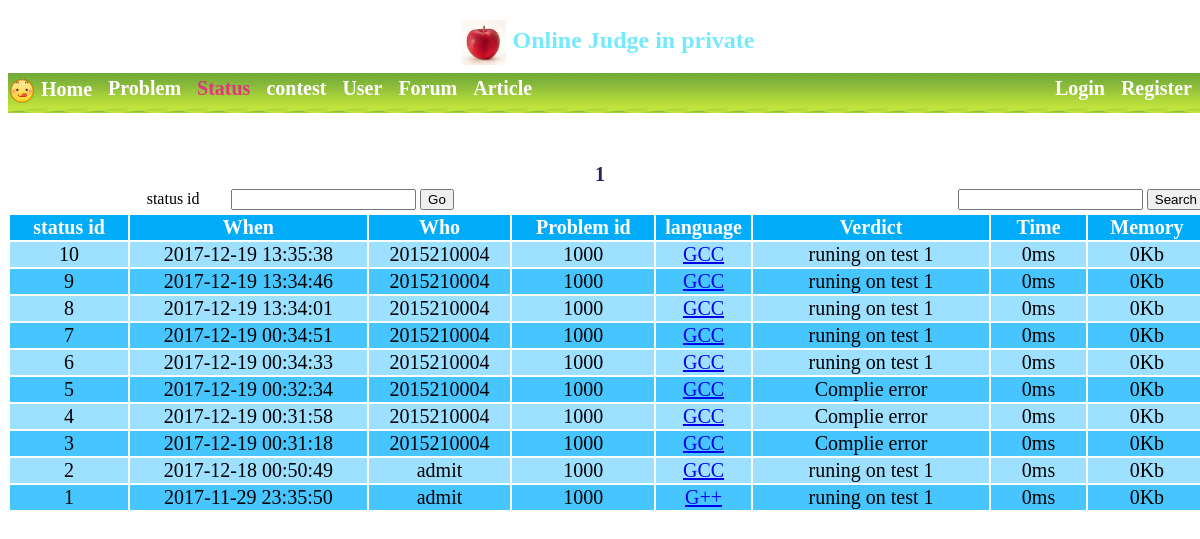
Page /Status.php on the earlier database version.
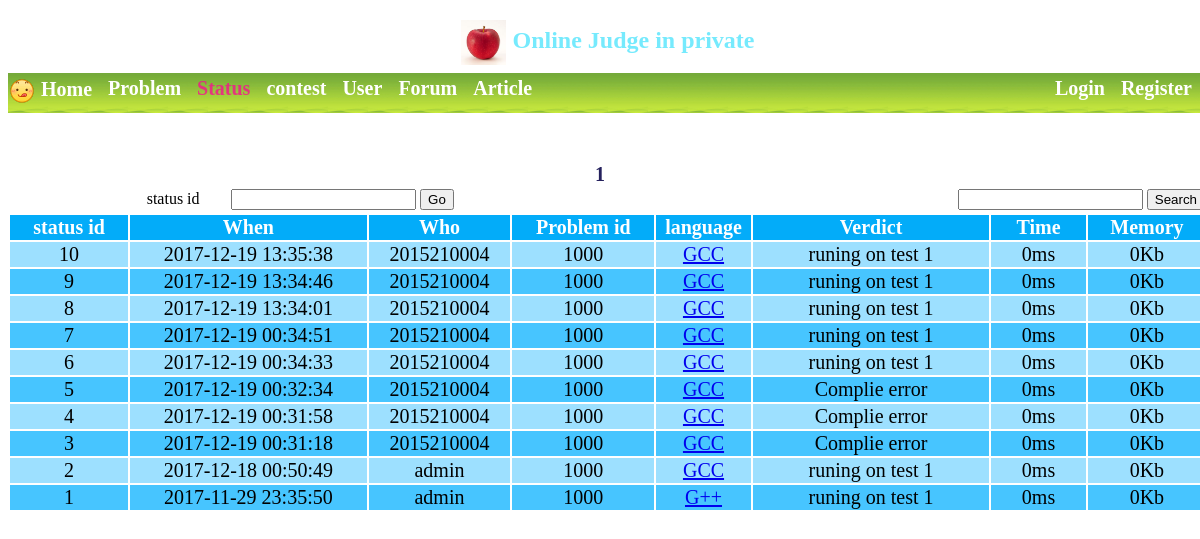
Same page on the later database version.
### tables this page shows
CREATE TABLE IF NOT EXISTS `pro_submit` (
  `id` int(11) NOT NULL,
  `pro_id` int(11) NOT NULL,
  `language` int(11) NOT NULL,
  `result` int(11) NOT NULL,
  `u_time` int(11) NOT NULL,
  `u_memory` int(11) NOT NULL,
  `user_id` int(11) NOT NULL,
  `_date` datetime NOT NULL,
  `huck` int(11) NOT NULL,
  `code` varchar(20000) NOT NULL,
  `compile` varchar(900) NOT NULL,
  PRIMARY KEY (`id`)
);

CREATE TABLE IF NOT EXISTS `user_information` (
  `id` int(11) NOT NULL,
  `user_name` varchar(20) NOT NULL,
  `nike_name` varchar(20) NOT NULL,
  `password` varchar(100) NOT NULL,
  `authority` int(11) NOT NULL,
  `register_time` datetime NOT NULL,
  `last_loading_time` datetime NOT NULL,
  PRIMARY KEY (`id`),
  UNIQUE KEY `user_name` (`user_name`)
);

### Php/Status.php (called while the page is built, shortened)
<?php
	function get_language($id){
		if ( $id == 1 ){
			return "GCC";
		}
		if ( $id == 2 ) {
			return "G++";
		}
		return "connect error";
	}
	function get_verdict($id){
		if ($id == 8) {
			return "Complie error";
		}
		$p2 = "";
		if ($id >= 3000) {
			$t_id = $id % 1000;
			$p2 = " on test " . $t_id;
			$id = (int)($id / 1000);
		}
		$p1 = "";
		if ($id == 3) {
			$p1 = "Output Limit";
		}elseif ($id == 4) {
			$p1 = "Runtime Error";
		}elseif ($id == 5) {
			$p1 = "Memory Limit Exceeded";
		}elseif ($id == 6) {
			$p1 = "Time Limit Exceeded";
		}elseif ($id == 7) {
			$p1 = "Wrong Answer";
		}elseif ($id == 9) {
			$p1 = "runing";
		}
		return $p1. "" . $p2;
	}
	function get_id_name($conn,$u_id){
		$sql = "SELECT * FROM user_information WHERE id = '$u_id'";
		$result = mysqli_query($conn,$sql);
		while ($row = mysqli_fetch_array($result)) {
			return $row['user_name'];
		}
		return "connect error";
	}
	function get_status_number($conn){
		$sql = "SELECT * FROM web_number_information WHERE id = '5'";
		$result = mysqli_query($conn,$sql);
		while ($row = mysqli_fetch_array($result)) {
			return $row['next_numbers'];
		}
		return 1;
	}
?>

### Html/Status.php (the view, shortened to what this page needs)
<?php
	include "../Php/Public_1.php";
	include '../Php/Status.php';
?>
<!DOCTYPE html>
<html>
<head>
	<link rel="stylesheet" type="text/css" href="../Css/Home.css">
	<link rel="stylesheet" type="text/css" href="../Css/public_1.css">
	<link rel="stylesheet" type="text/css" href="../Css/problem.css">
</head>
<body>
	<div id="package">
		<div id="head">
			<h2>
				<img id = "position_photo"  class="width_45" src="../photo/head2.jpg">
				<span class="_blue_1">Online Judge in private</span>
			</h2>
		</div>
		<div id="menu_backgound">
			<a href="index.php" class="menu_label_1 menu_a">
				<img id = "position_photo" src="../photo/display1.png">
				Home
			</a>
			<a href="problem.php" class="menu_label_1 menu_a">
				Problem
			</a>
			<a href="Status.php" class="menu_label_1 menu_a new_color_imp">
				Status
			</a>
			<a href="Contest.php" class="menu_label_1 menu_a">
				contest
			</a>
			<a href="user.php" class="menu_label_1 menu_a">
				User
			</a>
			<a href="forum.php" class="menu_label_1 menu_a">
				Forum
			</a>
			<a href="article.php" class="menu_label_1 menu_a">
				Article
			</a>
					<?php
				if( $GLOBALS['loading_user_flag'] ){
					?>
						<a href="index.php?out=1" class="menu_label_1 menu_a float_imp_right">
							Sign out
						</a>
						<a href="mypage.php" class="menu_label_1 menu_a float_imp_right">
							<?php echo $GLOBALS['loading_username']; ?>
						</a>
					<?php
				}else{
					?>
						<a href="register.php" class="menu_label_1 menu_a float_imp_right">
							Register
						</a>
						<a href="loading.php" class="menu_label_1 menu_a float_imp_right">
							Login
						</a>
					<?php
				}
			?>
		</div>
	</div>
	<div id="problem_main_backgound">
		<?php
			$page_number = get_status_number($conn);
			$page_number_have = (int)(($page_number+99)/100);
			for ($i=1; $i <=$page_number_have ; $i++) {
				?>
					<a href="Status.php?page=<?php echo($i) ?>" class="page_a">
						<?php echo $i; ?>
					</a>
				<?php
			}
		?>
		<table width="1200px" align="center">
			<tbody>
				<tr>
					<td width="10%"> </td>
					<form>
						<td width="10%">status id</td>
						<td colspan="2" width="15%"><input type="text" name="ser_pro_id"></td>
						<td width="10%" align="left"><input type="submit" name="submit" value="Go"></td>
					</form>
					<td colspan="3" width="40%"> </td>
					<form>
						<td><input type="text" name="ser_pro_title"></td>
						<td><input type="submit" name="submit" value="Search"></td>
					</form>
				</tr>
			</tbody>
		</table>
		<table width="1200px" align="center">
			<tbody>
				<tr class="first_table">
					<td width="10%">status id</td>
					<td width="20%">When</td>
					<td width="12%">Who</td>
					<td width="12%">Problem id</td>
					<td width="8%">language</td>
					<td>Verdict</td>
					<td width="8%">Time</td>
					<td width="10%">Memory</td>
				</tr>
				<?php
					$page_now = 1;
					$begin_id = $page_number - 100 * ($page_now - 1);
					$end_id = $begin_id - 101;
					if( $end_id < 0 ){
						$end_id = 0;
					}
					$sql = "SELECT * FROM pro_submit WHERE id <= '$begin_id' AND id >= '$end_id' order by id desc";
					$result = mysqli_query($conn,$sql);
					$here_row = 0;
					while ($row = mysqli_fetch_array($result)) {
						$here_row++;
						?>
							<tr class="<?php if($here_row%2==0){echo('odd_table');}else{echo('even_table');} ?>">
								<td><?php echo $row['id']; ?></td>
								<td><?php echo $row['_date']; ?></td>
								<td><?php echo get_id_name($conn,$row['user_id']); ?></td>
								<td><?php echo $row['pro_id']; ?></td>
								<td><a href="Status_display.php?pid=<?php echo($row['id']) ?>"><?php echo get_language($row['language']); ?></a></td>
								<td><?php echo get_verdict($row['result']); ?></td>
								<td><?php echo $row['u_time'] . "ms"; ?></td>
								<td><?php echo $row['u_memory'] . "Kb"; ?></td>
							</tr>
						<?php
					}
				?>
			</tbody>
		</table>
	</div>
</body>
</html>

### Css/Home.css (style rules this page uses)
body { background:url(../photo/Home.jpg); background-position: center top; background-size: 100% 100%; background-repeat: no-repeat; background-attachment: fixed; text-align: center; }

### Css/public_1.css (style rules this page uses)
#package { position: relative; width: 1200px; margin: 0 auto; }
#head { height: 53px; text-align: center; }
#menu_backgound { background: url(../photo/menu_1.jpg) repeat scroll; background-size: 40px 40px; font-weight: bold; height: 40px; text-align: left; width: 100%; z-index: 2; }
#position_photo { position: static; vertical-align: middle; }
.new_color_imp { color: #ff0097b8!important; }
._blue_1 { color: #76eafd; }
.menu_label_1 { float: left; padding-top: .25rem; padding-bottom: .25rem; margin-right: 1rem; font-size: 1.25rem; line-height: inherit; }
.menu_a { text-decoration: none; color: #fff; }
.float_imp_right { float: right!important; }
.width_45 { width: 45px; }
img { height: auto; border: 0; vertical-align: middle; }

### Css/problem.css (style rules this page uses)
#problem_main_backgound { background-color: rgba(255,255,255,0.5); width: 1200px; margin: 50px auto; }
.page_a { text-decoration: none; color: #25215d; font-size: 1.25rem; margin-right: 1rem; line-height: inherit; font-weight: bold; }
.first_table { background-color: #03acf9; font-size: 1.25rem; font-weight: bold; color: white; }
.odd_table { background-color: #47c5ff; font-size: 1.25rem; }
.even_table { background-color: #9de0ff; font-size: 1.25rem; }

Differences in the rows shown:
changed through a linked row, pro_submit id 2: user.user_name "admit" → "admin"
changed through a linked row, pro_submit id 1: user.user_name "admit" → "admin"
